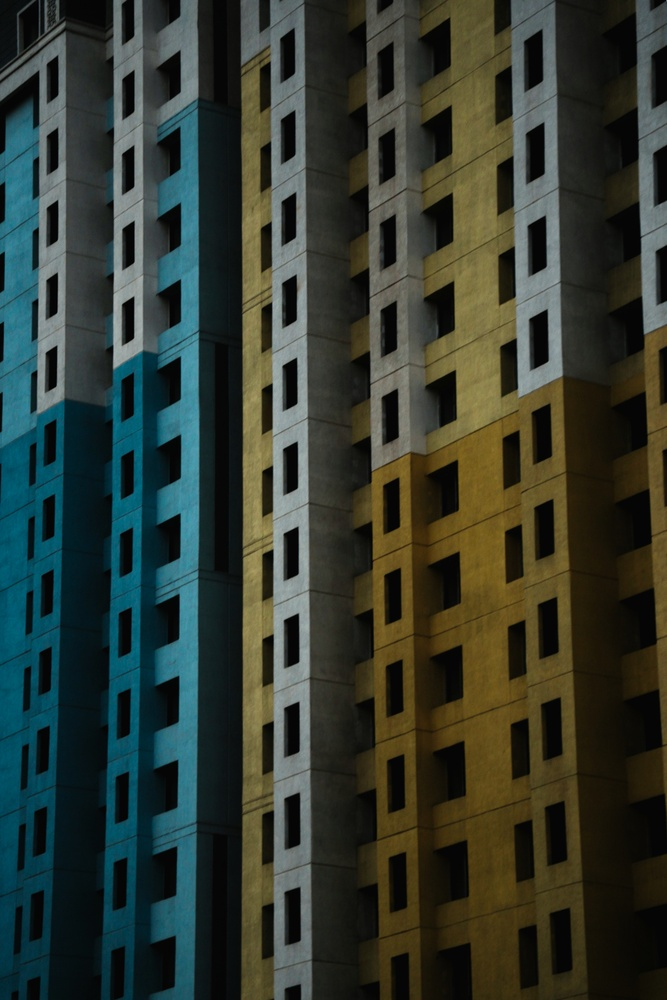
#> input picture building.jpg, 667 x 1000 px, shrunk from 1334 x 2000 before the run
$ python rgb_to_bw_converter.py building.jpg
#> lines starting #> are read from the running program, lines starting #| are printed output that depends on the picture
"""
RGB -> Black & White (Grayscale) image converter.

Usage:
  python rgb_to_bw_converter.py path/to/image.jpg

Output:
  Saves next to the input file as: <original_name>_BW<original_ext>
  Example: photo.png -> photo_BW.png
"""

from __future__ import annotations

import argparse
from pathlib import Path

from PIL import Image


def build_output_path(input_path: Path, suffix: str = "_BW") -> Path:
    # Keep the same directory and extension, just add suffix to the stem.
    return input_path.with_name(f"{input_path.stem}{suffix}{input_path.suffix}")


def convert_to_bw(input_path: Path, output_path: Path) -> None:
    # Pillow can convert many formats; force load then convert to grayscale ("L").
    with Image.open(input_path) as img:
#> img is the input picture: PIL image 667x1000 RGB; mean R, G, B 50, 58.1, 48.6
        bw = img.convert("L")
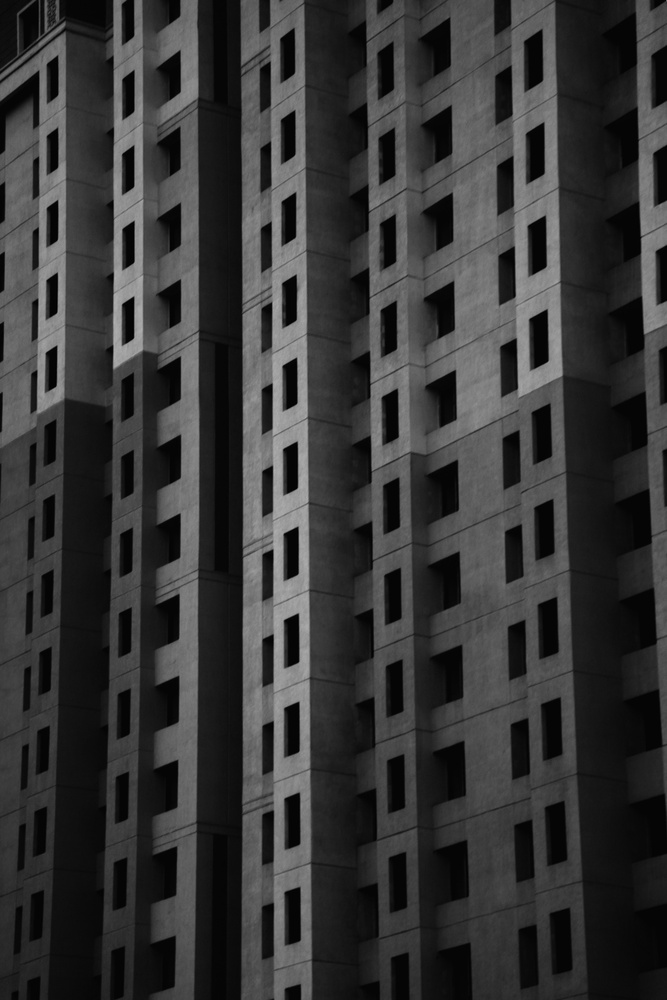
#> bw: PIL image 667x1000 L; min 0, max 176, mean 54.6
        bw.save(output_path)


def parse_args() -> argparse.Namespace:
    parser = argparse.ArgumentParser(
        description="Convert an RGB image to black & white (grayscale) and save alongside the original."
    )
    parser.add_argument(
        "image_path",
        type=str,
        help="Path to the input image (e.g., C:\\images\\photo.jpg).",
    )
    parser.add_argument(
        "--suffix",
        type=str,
        default="_BW",
        help="Suffix to append to the output filename (default: _BW).",
    )
    parser.add_argument(
        "--overwrite",
        action="store_true",
        help="Overwrite output file if it already exists.",
    )
    return parser.parse_args()


def main() -> int:
    args = parse_args()
    input_path = Path(args.image_path).expanduser()

    if not input_path.exists():
        raise SystemExit(f"Input file not found: {input_path}")
    if not input_path.is_file():
        raise SystemExit(f"Input path is not a file: {input_path}")

    output_path = build_output_path(input_path, suffix=args.suffix)

    if output_path.exists() and not args.overwrite:
        raise SystemExit(
            f"Output file already exists: {output_path}\n"
            f"Re-run with --overwrite to replace it, or change --suffix."
        )

    convert_to_bw(input_path, output_path)
    print(f"Saved: {output_path}")
    return 0


if __name__ == "__main__":
    raise SystemExit(main())
#> (the program exits here)
